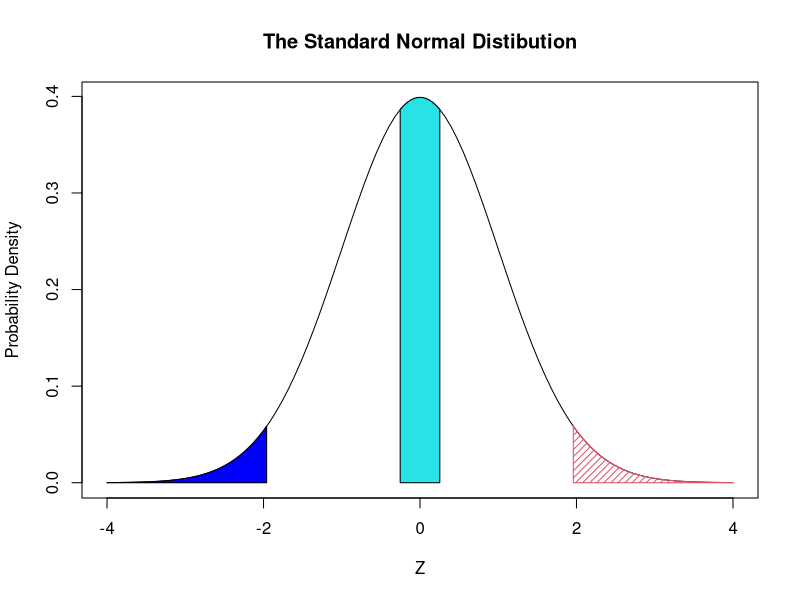
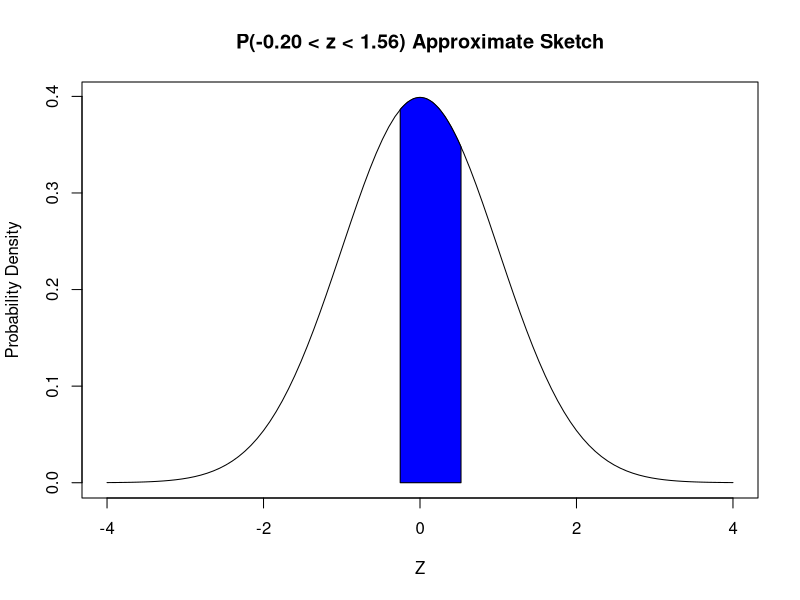
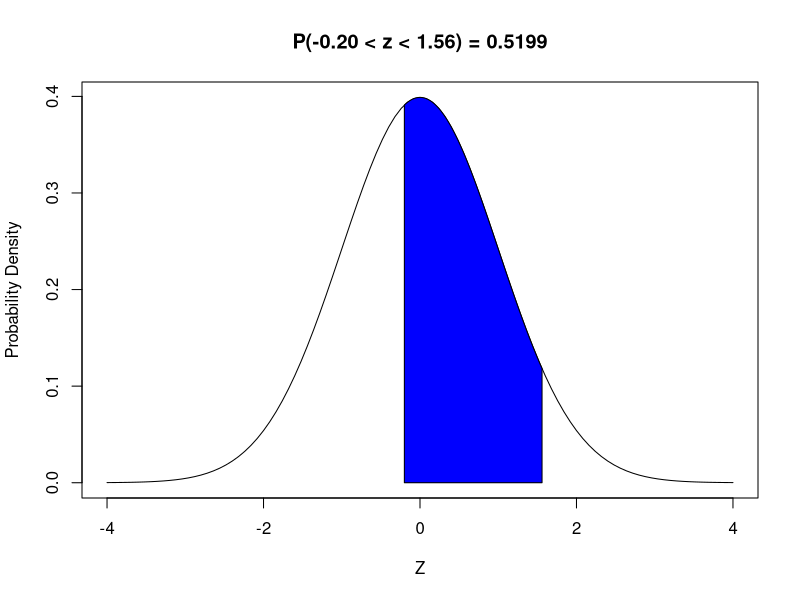
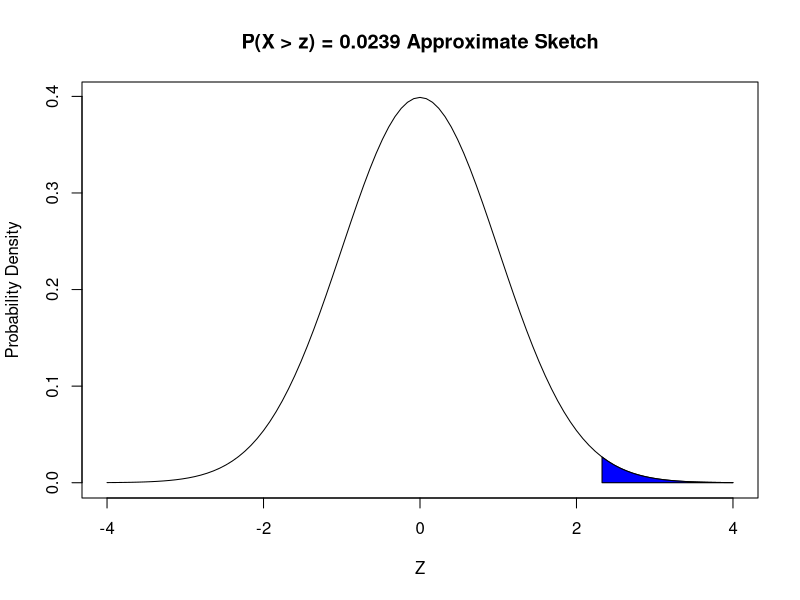
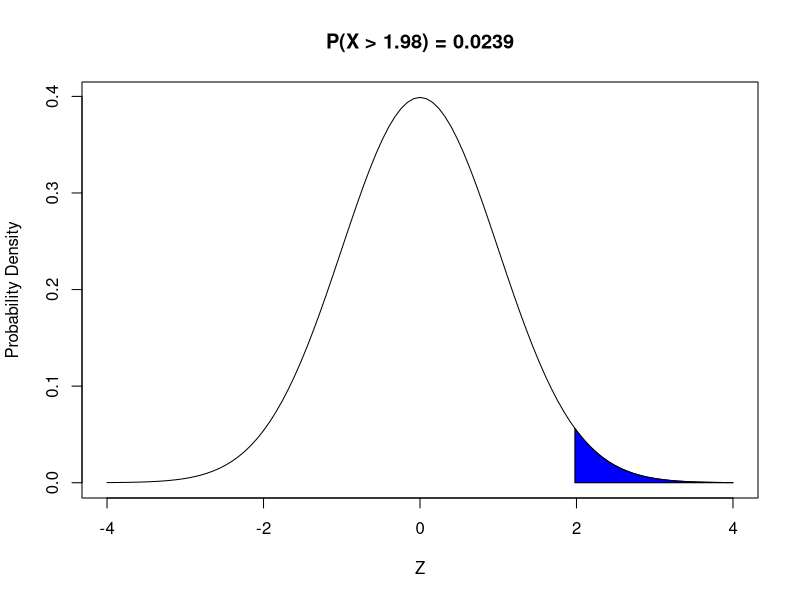
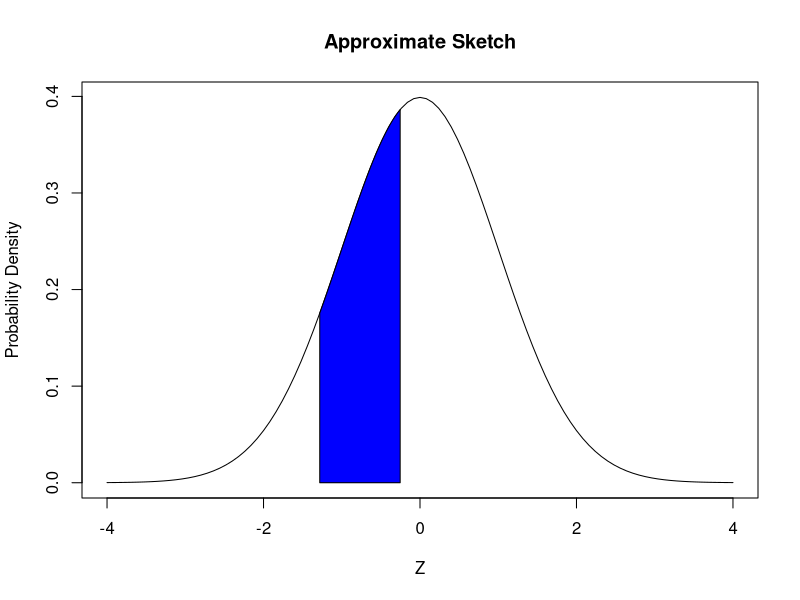
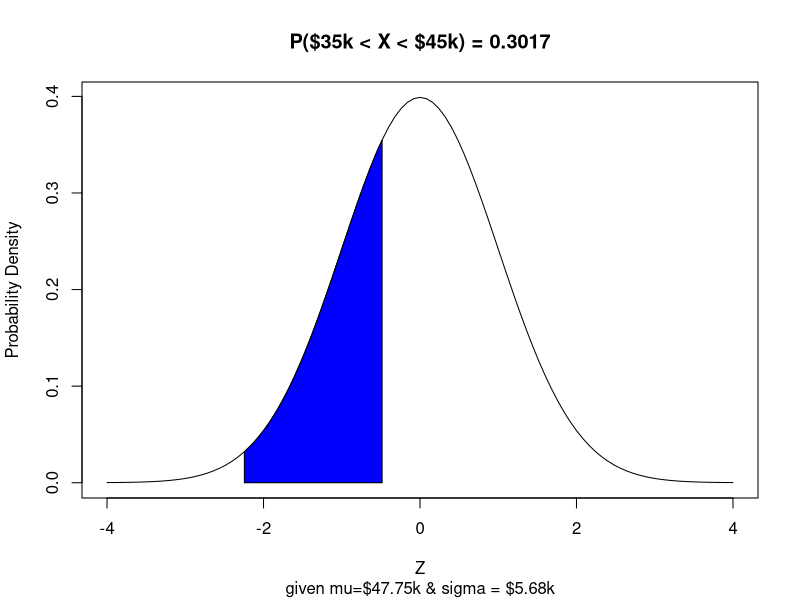

Reproduce these figures in R, in order.
## ---- chunk 1
knitr::opts_chunk$set(echo = TRUE)

# R-markdown/Knitr alternative to setwd()
# MUST be run in this first chunk called "setup"
knitr::opts_knit$set(root.dir = "~/teaching/ALY6010.81229/slides-and-in-class-materials") # TODO change to your project directory

# suppress scientific notation
options(scipen = 99)

# suppress loading strings as factors
options(stringsAsFactors = FALSE)
## ---- chunk 2
#library(ggplot2)
## ---- chunk 3

## ---- chunk 4

## ---- chunk 5
# hat-tip to J.R. for their answer on Stackoverflow: https://stackoverflow.com/questions/27898931/how-to-shade-a-graph-using-curve-in-r
colorArea <- function(from, to, density, ..., col="blue", dens=NULL){
    y_seq <- seq(from, to, length.out=500)
    d <- c(0, density(y_seq, ...), 0)
    polygon(c(from, y_seq, to), d, col=col, density=dens)
}

curve(dnorm(x), from=-4, to=4, 
  main = "The Standard Normal Distibution", 
  ylab = "Probability Density",
  xlab = "Z")

colorArea(from=-4, to=qnorm(0.025), dnorm) # plot to left shading
colorArea(from=qnorm(0.975), to=4, dnorm, mean=0, sd=1, col=2, dens=20) # plot to right shading
colorArea(from=qnorm(0.4), to=qnorm(0.6), dnorm, col=5) # plot to middle shading
## ---- chunk 6
?pnorm
## ---- chunk 7
curve(dnorm(x), from=-4, to=4, 
  main = "P(-0.20 < z < 1.56) Approximate Sketch", 
  ylab = "Probability Density",
  xlab = "Z")

colorArea(from=qnorm(0.4), # because 0.5 would be z=0, going a little lower for negative Z
          to=qnorm(0.7), # because 0.5 to 1 would cover 0 < z < 4, going a bit below mid-way (0.75)
          dnorm)
## ---- chunk 8
PvalHi <- pnorm(q = 1.56, mean = 0, sd = 1, lower.tail = TRUE)
PvalLo <- pnorm(q = -0.2) # shorten because defaults for mean, sd, and lower.tail are (0, 1, and TRUE, respectively)
pVal <- PvalHi - PvalLo
print(pVal)

curve(dnorm(x), from=-4, to=4, 
  main = paste0("P(-0.20 < z < 1.56) = ", round(pVal,4)), 
  ylab = "Probability Density",
  xlab = "Z")

colorArea(from=-0.2,
          to=1.56, 
          dnorm)
## ---- chunk 9
curve(dnorm(x), from=-4, to=4, 
  main = "P(X > z) = 0.0239 Approximate Sketch", 
  ylab = "Probability Density",
  xlab = "Z")

colorArea(from=qnorm(0.99), # because the probability is very small
          to=4, # because it is a greater than
          dnorm)
## ---- chunk 10
z <- qnorm(p = 0.0239,
           mean = 0,
           sd = 1,
           lower.tail = FALSE) # because we are giving area to RIGHT of z
print(z)

curve(dnorm(x), from=-4, to=4, 
  main = paste0("P(X > ", round(z, 2),") = 0.0239"), 
  ylab = "Probability Density",
  xlab = "Z")

colorArea(from=z, 
          to=4, # because it is a greater than problem
          dnorm)
## ---- chunk 11
curve(dnorm(x), from=-4, to=4, 
  main = "Approximate Sketch", 
  ylab = "Probability Density",
  xlab = "Z")

colorArea(from=qnorm(0.1),
          to=qnorm(0.4),
          dnorm)
## ---- chunk 12
mu <- 47750 # mean
sigma <- 5680 # stdev
# P(35000 < X < 45000) = ???  OR
xLo <- 35000
xHi <- 45000
zLo <- (xLo - mu) / sigma
zHi <- (xHi - mu) / sigma

# alternatively - we could write a function!
getZScore <- function(x, mu, sigma){
  return((x - mu) / sigma)
}

print("Comparing the calculation to the function, we get the same results.")
print(paste("Original zLo: ", zLo, "  Function zLo: ", getZScore(xLo, mu, sigma)))

print("However, order matters - getZScore(xLo, sigma, mu) gives different result")
print(paste("Original zLo: ", zLo, "  Function zLo: ", getZScore(xLo, sigma, mu)))

print("Unless you specify the parameter to argument matches:")
print("getZScore(xbar = xLo, sigma = sigma, mu = mu)")
print(paste("Original zLo: ", zLo, "  Function zLo: ", getZScore(x = xLo, sigma = sigma, mu = mu)))
## ---- chunk 13
# now like example 6.1.36 - given z get p
PvalLo <- pnorm(q = zLo)
PvalHi <- pnorm(q = zHi)
Pval <- PvalHi - PvalLo

# and plot
curve(dnorm(x), from=-4, to=4, 
  main = paste0("P($35k < X < $45k) = ", round(Pval, 4)),
  sub = "given mu=$47.75k & sigma = $5.68k", 
  ylab = "Probability Density",
  xlab = "Z")

colorArea(from=zLo, 
          to=zHi, # because it is a greater than problem
          dnorm)
## ---- chunk 14
# individual first
iLo <- getZScore(x=120, mu=120, sigma=5.6)
iHi <- getZScore(x=121.8, mu=120, sigma=5.6)
pValIndividual <- pnorm(iHi) - pnorm(iLo) 

# sample group

# define the function for z-score when applying the central limit theorem about a central mean
# assumes n >= 30!
getSampleMeanZScore <- function(xbar, mu, sigma, n) {
  return((xbar - mu) / (sigma/sqrt(n)))
}

sLo <- getSampleMeanZScore(xbar=120, mu=120, sigma=5.6, n=30)
sHi <- getSampleMeanZScore(xbar=121.8, mu=120, sigma=5.6, n=30)
pValSample <- pnorm(sHi) - pnorm(sLo)

print(paste0("p-val for individual: ", round(pValIndividual, 4)))
print(paste0("p-val for sample: ", round(pValSample, 4)))
